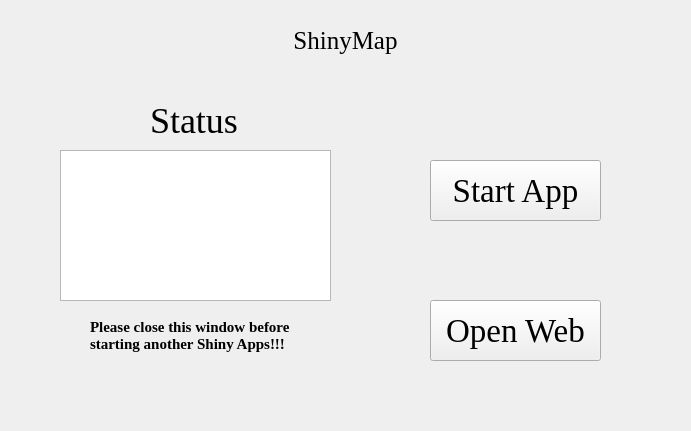
<?xml version="1.0" encoding="UTF-8"?>
<ui version="4.0">
 <class>Form</class>
 <widget class="QWidget" name="Form">
  <property name="geometry">
   <rect>
    <x>0</x>
    <y>0</y>
    <width>691</width>
    <height>431</height>
   </rect>
  </property>
  <property name="windowTitle">
   <string>Form</string>
  </property>
  <property name="styleSheet">
   <string notr="true">background-image: url(D:/tools/Pycharm/pyqt/logo/backgroundpage.png)</string>
  </property>
  <widget class="QTextBrowser" name="textBrowser">
   <property name="geometry">
    <rect>
     <x>60</x>
     <y>150</y>
     <width>271</width>
     <height>151</height>
    </rect>
   </property>
   <property name="styleSheet">
    <string notr="true">background-image: url(D:/tools/Pycharm/pyqt/logo/white.png)</string>
   </property>
  </widget>
  <widget class="QLabel" name="label">
   <property name="geometry">
    <rect>
     <x>230</x>
     <y>20</y>
     <width>231</width>
     <height>41</height>
    </rect>
   </property>
   <property name="font">
    <font>
     <family>Times New Roman</family>
     <pointsize>19</pointsize>
    </font>
   </property>
   <property name="text">
    <string>ShinyMap</string>
   </property>
   <property name="alignment">
    <set>Qt::AlignCenter</set>
   </property>
  </widget>
  <widget class="QLabel" name="label_2">
   <property name="geometry">
    <rect>
     <x>150</x>
     <y>100</y>
     <width>101</width>
     <height>41</height>
    </rect>
   </property>
   <property name="font">
    <font>
     <family>Times New Roman</family>
     <pointsize>27</pointsize>
    </font>
   </property>
   <property name="text">
    <string>Status</string>
   </property>
   <property name="alignment">
    <set>Qt::AlignLeading|Qt::AlignLeft|Qt::AlignVCenter</set>
   </property>
  </widget>
  <widget class="QPushButton" name="pushButton">
   <property name="geometry">
    <rect>
     <x>430</x>
     <y>160</y>
     <width>171</width>
     <height>61</height>
    </rect>
   </property>
   <property name="font">
    <font>
     <family>Times New Roman</family>
     <pointsize>25</pointsize>
    </font>
   </property>
   <property name="text">
    <string>Start App</string>
   </property>
  </widget>
  <widget class="QPushButton" name="pushButton_2">
   <property name="geometry">
    <rect>
     <x>430</x>
     <y>300</y>
     <width>171</width>
     <height>61</height>
    </rect>
   </property>
   <property name="font">
    <font>
     <family>Times New Roman</family>
     <pointsize>25</pointsize>
    </font>
   </property>
   <property name="text">
    <string>Open Web</string>
   </property>
  </widget>
  <widget class="QLabel" name="label_3">
   <property name="geometry">
    <rect>
     <x>90</x>
     <y>310</y>
     <width>211</width>
     <height>51</height>
    </rect>
   </property>
   <property name="font">
    <font>
     <family>Times New Roman</family>
     <pointsize>11</pointsize>
     <weight>75</weight>
     <bold>true</bold>
    </font>
   </property>
   <property name="text">
    <string>Please close this window before
starting another Shiny Apps!!!</string>
   </property>
  </widget>
 </widget>
 <resources/>
 <connections/>
</ui>
